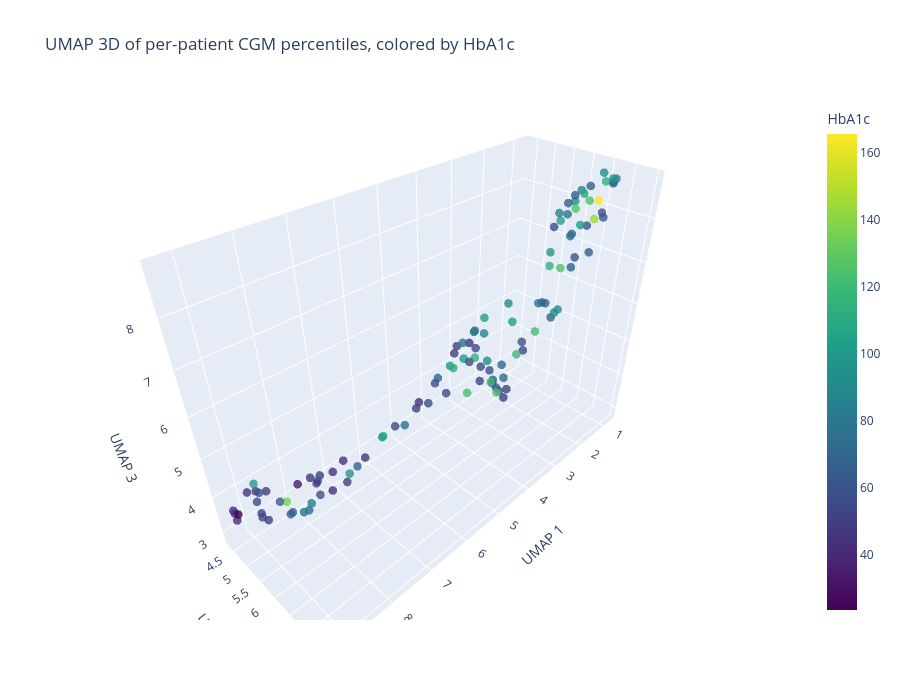

Notebook source saved alongside this figure:
### Code cell
METHOD = 'umap'  # 'umap', 'pca' or 'tsne'

emb = reduce_dims(X_patient, METHOD)
label = METHOD.upper()

plot_dim_red(emb=emb, hba1c_vals=hba1c_vals, patient_ids=patient_ids, label=label)
